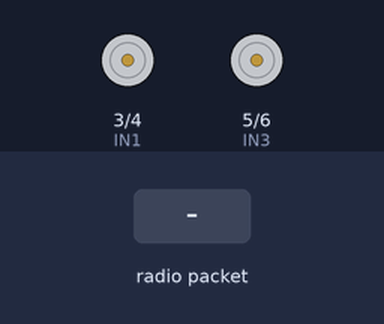
The sketch below on a simulated Arduino Uno, built with avr-gcc and run on an emulated ATmega328P. On the bench: motor-driver pin pairs drawn as motors (green arrow = first pin HIGH = forward, orange = second pin HIGH = backward, longer = more drive, scaled by the enable pin). Inputs (shaded band) come from the test bench. No radio packets arrive unless stated; what the sketch prints to the serial monitor is not drawn.

Above: at 1.2 s.
1.3 s: radio packet "Izquierda" arrives
At 1.77 s:
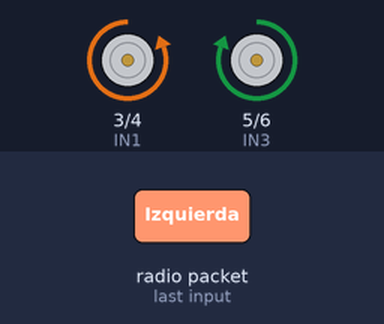
3.3 s: radio packet "Derecha" arrives
At 3.73 s:
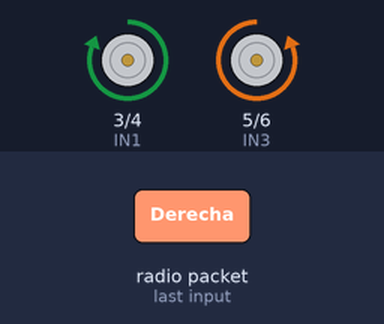
5.2 s: radio packet "Adelante" arrives
At 5.62 s:
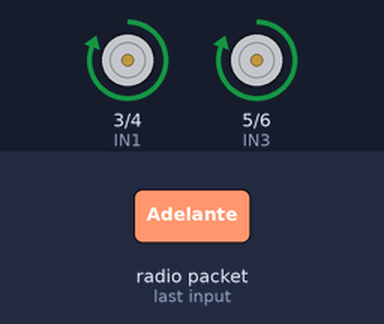
7.1 s: radio packet "Atras" arrives
At 7.49 s:
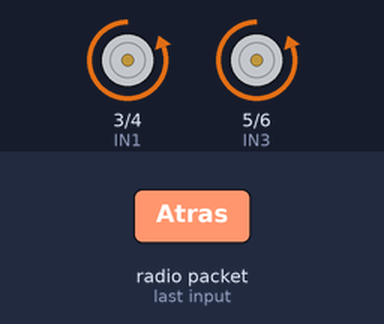
Timing chart, 0 to 10.0 s (numbered marks = the images above; inputs shaded):
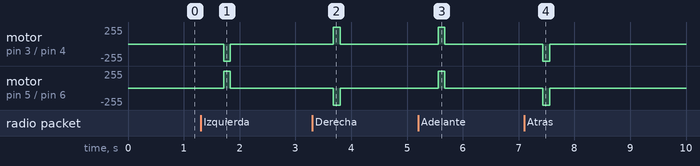

The sketch:

receptorNano.ino
```cpp
#include <SPI.h>
#include <nRF24L01.h>
#include <RF24.h>

RF24 radio(9, 10); // CE, CSN
const byte address[4] = "00004";

// Pines para el puente H (reajustados)
//Para el lado A...
const int ENA = 7;
const int IN1 = 3;
const int IN2 = 4;
//Para el lado B...
const int ENB = 8;
const int IN3 = 5;
const int IN4 = 6;
//ENA IN1,IN2  //ENB IN3,IN4


void setup() {
  Serial.begin(1600);
  radio.begin();
  radio.openReadingPipe(0, address);
  radio.setPALevel(RF24_PA_LOW);
  radio.startListening();

  // Configurar pines del puente H como salida
  pinMode(IN1, OUTPUT);
  pinMode(IN2, OUTPUT);
  pinMode(IN3, OUTPUT);
  pinMode(IN4, OUTPUT);
  pinMode(ENA, OUTPUT);
  pinMode(ENB, OUTPUT);

  // Detener los motores al inicio
  //stopMotors();
}

void loop() {
  if (radio.available()) {
    char text[32] = "";
    radio.read(&text, sizeof(text));
    Serial.print("Mensaje recibido: ");
    Serial.println(text);

    if (strcmp(text, "Izquierda") == 0) {
      // Gira a la izquierda
      Serial.println("Girando a la izquierda");//ENA IN1,IN2  //ENB IN3,IN4
      analogWrite(ENA, 255);
      analogWrite(ENB, 255);
      digitalWrite(IN1, LOW);
      digitalWrite(IN2, HIGH);
      digitalWrite(IN3, HIGH);
      digitalWrite(IN4, LOW);
    } else if (strcmp(text, "Derecha") == 0) {
      // Gira a la derecha
      Serial.println("Girando a la derecha");
      analogWrite(ENA, 255);
      analogWrite(ENB, 255);
      digitalWrite(IN1, HIGH);
      digitalWrite(IN2, LOW);
      digitalWrite(IN3, LOW);
      digitalWrite(IN4, HIGH);
    } else if (strcmp(text, "Adelante") == 0) {
      // Avanza hacia adelante
      Serial.println("Avanzando hacia adelante");
      analogWrite(ENA, 255);
      analogWrite(ENB, 255);
      digitalWrite(IN1, HIGH);
      digitalWrite(IN2, LOW);
      digitalWrite(IN3, HIGH);
      digitalWrite(IN4, LOW);
    } else if (strcmp(text, "Atras") == 0) {
      // Retrocede hacia atrás
      Serial.println("Retrocediendo hacia atrás");
      analogWrite(ENA, 255);
      analogWrite(ENB, 255);
      digitalWrite(IN1, LOW);
      digitalWrite(IN2, HIGH);
      digitalWrite(IN3, LOW);
      digitalWrite(IN4, HIGH);
    } else {
      // Si no hay una dirección específica, detener motores
      Serial.println("Deteniendo motores");
      stopMotors();
    }
  } else {
    // Si no hay datos disponibles, detener los motores
    stopMotors();
  }
}

void stopMotors() {
  Serial.println("Motores detenidos");
  analogWrite(ENA, 0);
  analogWrite(ENB, 0);
  digitalWrite(IN1, LOW);
  digitalWrite(IN2, LOW);
  digitalWrite(IN3, LOW);
  digitalWrite(IN4, LOW);
}
```

Measured:
- after the input at 1.3 s, motor on pin 3 (IN1) / pin 4 (IN2): stopped → backward 255/255 after 0.41 s, → stopped 0.12 s later; motor on pin 5 (IN3) / pin 6 (IN4): stopped → forward 255/255 after 0.41 s, → stopped 0.12 s later
- after the input at 3.3 s, motor on pin 3 (IN1) / pin 4 (IN2): stopped → forward 255/255 after 0.38 s, → stopped 0.12 s later; motor on pin 5 (IN3) / pin 6 (IN4): stopped → backward 255/255 after 0.38 s, → stopped 0.12 s later
- after the input at 5.2 s, motor on pin 3 (IN1) / pin 4 (IN2), motor on pin 5 (IN3) / pin 6 (IN4): stopped → forward 255/255 after 0.36 s, → stopped 0.12 s later
- after the input at 7.1 s, motor on pin 3 (IN1) / pin 4 (IN2), motor on pin 5 (IN3) / pin 6 (IN4): stopped → backward 255/255 after 0.34 s, → stopped 0.12 s later
